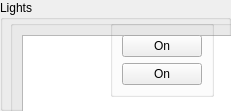
     <widget class="QGroupBox" name="groupBox_3">
      <property name="geometry">
       <rect>
        <x>20</x>
        <y>460</y>
        <width>231</width>
        <height>111</height>
       </rect>
      </property>
      <property name="title">
       <string>Lights</string>
      </property>
      <widget class="QGroupBox" name="verticalGroupBox_5">
       <property name="geometry">
        <rect>
         <x>10</x>
         <y>20</y>
         <width>81</width>
         <height>61</height>
        </rect>
       </property>
       <layout class="QVBoxLayout" name="verticalLayout_5">
        <property name="sizeConstraint">
         <enum>QLayout::SetFixedSize</enum>
        </property>
        <item>
         <widget class="QTextBrowser" name="s_brake_txt_5">
          <property name="html">
           <string>&lt;!DOCTYPE HTML PUBLIC &quot;-//W3C//DTD HTML 4.0//EN&quot; &quot;http://www.w3.org/TR/REC-html40/strict.dtd&quot;&gt;
&lt;html&gt;&lt;head&gt;&lt;meta name=&quot;qrichtext&quot; content=&quot;1&quot; /&gt;&lt;meta charset=&quot;utf-8&quot; /&gt;&lt;style type=&quot;text/css&quot;&gt;
p, li { white-space: pre-wrap; }
hr { height: 1px; border-width: 0; }
li.unchecked::marker { content: &quot;\2610&quot;; }
li.checked::marker { content: &quot;\2612&quot;; }
&lt;/style&gt;&lt;/head&gt;&lt;body style=&quot; font-family:'Segoe UI'; font-size:9pt; font-weight:400; font-style:normal;&quot;&gt;
&lt;p align=&quot;center&quot; style=&quot; margin-top:0px; margin-bottom:0px; margin-left:0px; margin-right:0px; -qt-block-indent:0; text-indent:0px;&quot;&gt;Interior&lt;/p&gt;&lt;/body&gt;&lt;/html&gt;</string>
          </property>
         </widget>
        </item>
        <item>
         <widget class="QTextBrowser" name="s_brake_txt_4">
          <property name="html">
           <string>&lt;!DOCTYPE HTML PUBLIC &quot;-//W3C//DTD HTML 4.0//EN&quot; &quot;http://www.w3.org/TR/REC-html40/strict.dtd&quot;&gt;
&lt;html&gt;&lt;head&gt;&lt;meta name=&quot;qrichtext&quot; content=&quot;1&quot; /&gt;&lt;meta charset=&quot;utf-8&quot; /&gt;&lt;style type=&quot;text/css&quot;&gt;
p, li { white-space: pre-wrap; }
hr { height: 1px; border-width: 0; }
li.unchecked::marker { content: &quot;\2610&quot;; }
li.checked::marker { content: &quot;\2612&quot;; }
&lt;/style&gt;&lt;/head&gt;&lt;body style=&quot; font-family:'Segoe UI'; font-size:9pt; font-weight:400; font-style:normal;&quot;&gt;
&lt;p align=&quot;center&quot; style=&quot; margin-top:0px; margin-bottom:0px; margin-left:0px; margin-right:0px; -qt-block-indent:0; text-indent:0px;&quot;&gt;&lt;span style=&quot; font-family:'MS Shell Dlg 2'; font-size:8.25pt;&quot;&gt;Exterior&lt;/span&gt;&lt;/p&gt;&lt;/body&gt;&lt;/html&gt;</string>
          </property>
         </widget>
        </item>
       </layout>
      </widget>
      <widget class="QGroupBox" name="verticalGroupBox_6">
       <property name="geometry">
        <rect>
         <x>110</x>
         <y>20</y>
         <width>111</width>
         <height>61</height>
        </rect>
       </property>
       <layout class="QVBoxLayout" name="verticalLayout_6">
        <property name="sizeConstraint">
         <enum>QLayout::SetFixedSize</enum>
        </property>
        <item>
         <widget class="QPushButton" name="pushButton_8">
          <property name="text">
           <string>On</string>
          </property>
         </widget>
        </item>
        <item>
         <widget class="QPushButton" name="pushButton_9">
          <property name="text">
           <string>On</string>
          </property>
         </widget>
        </item>
       </layout>
      </widget>
     </widget>
